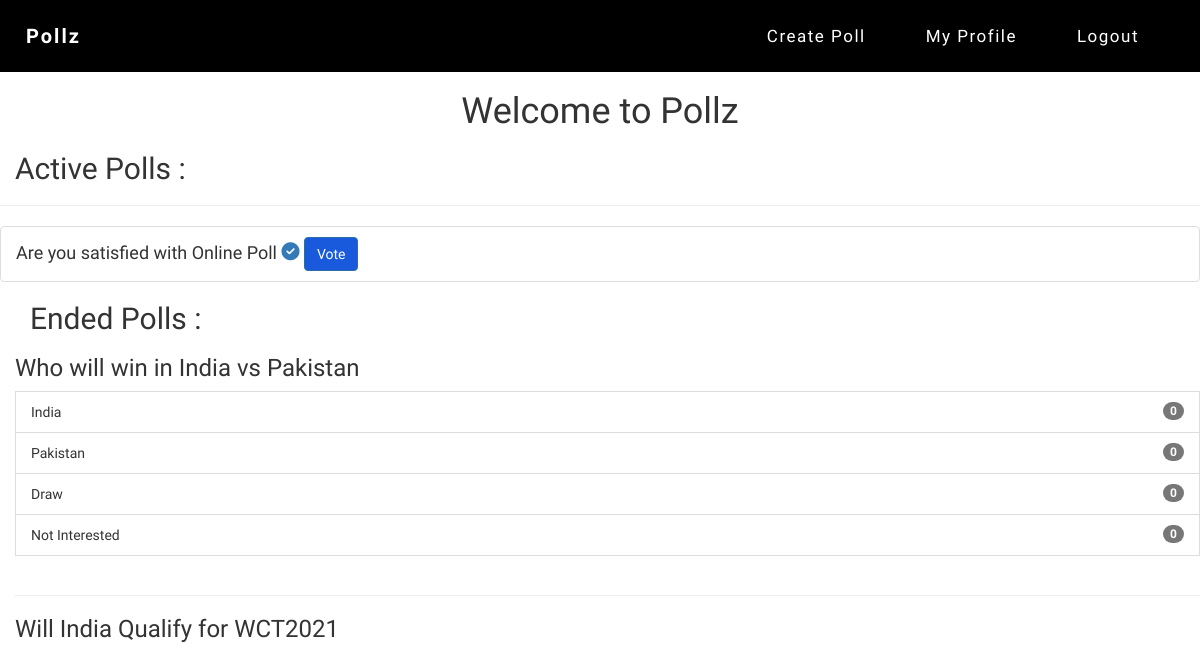
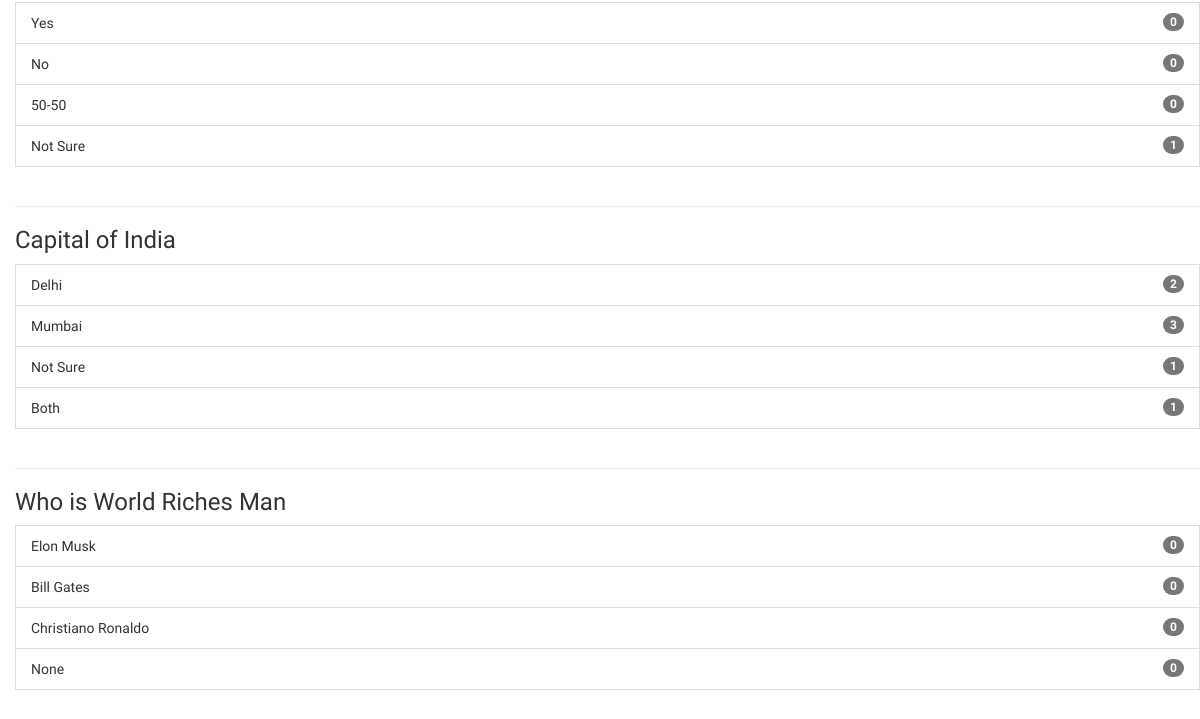
The app's page / (signed in, upper part), older data (2 pictures, top to bottom).
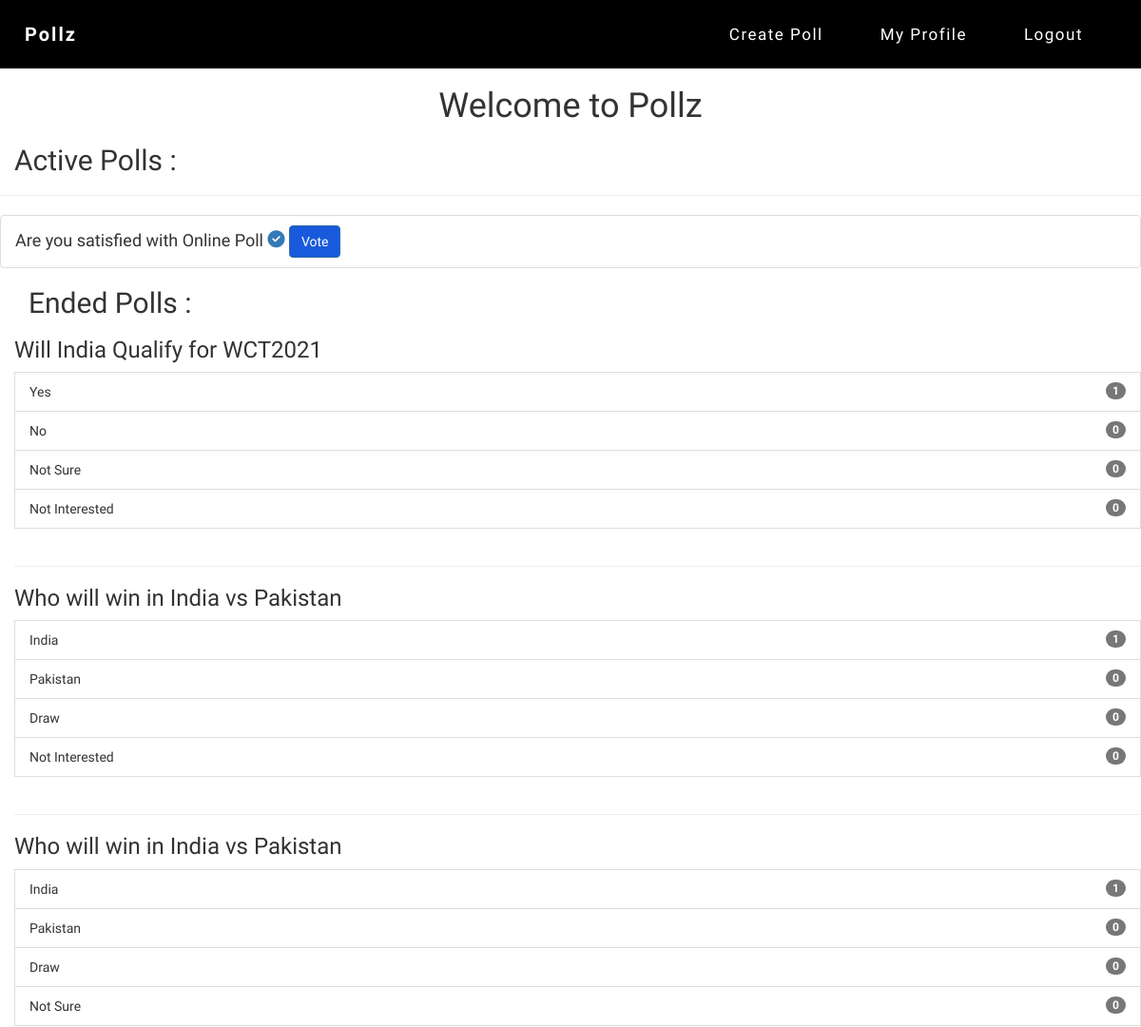
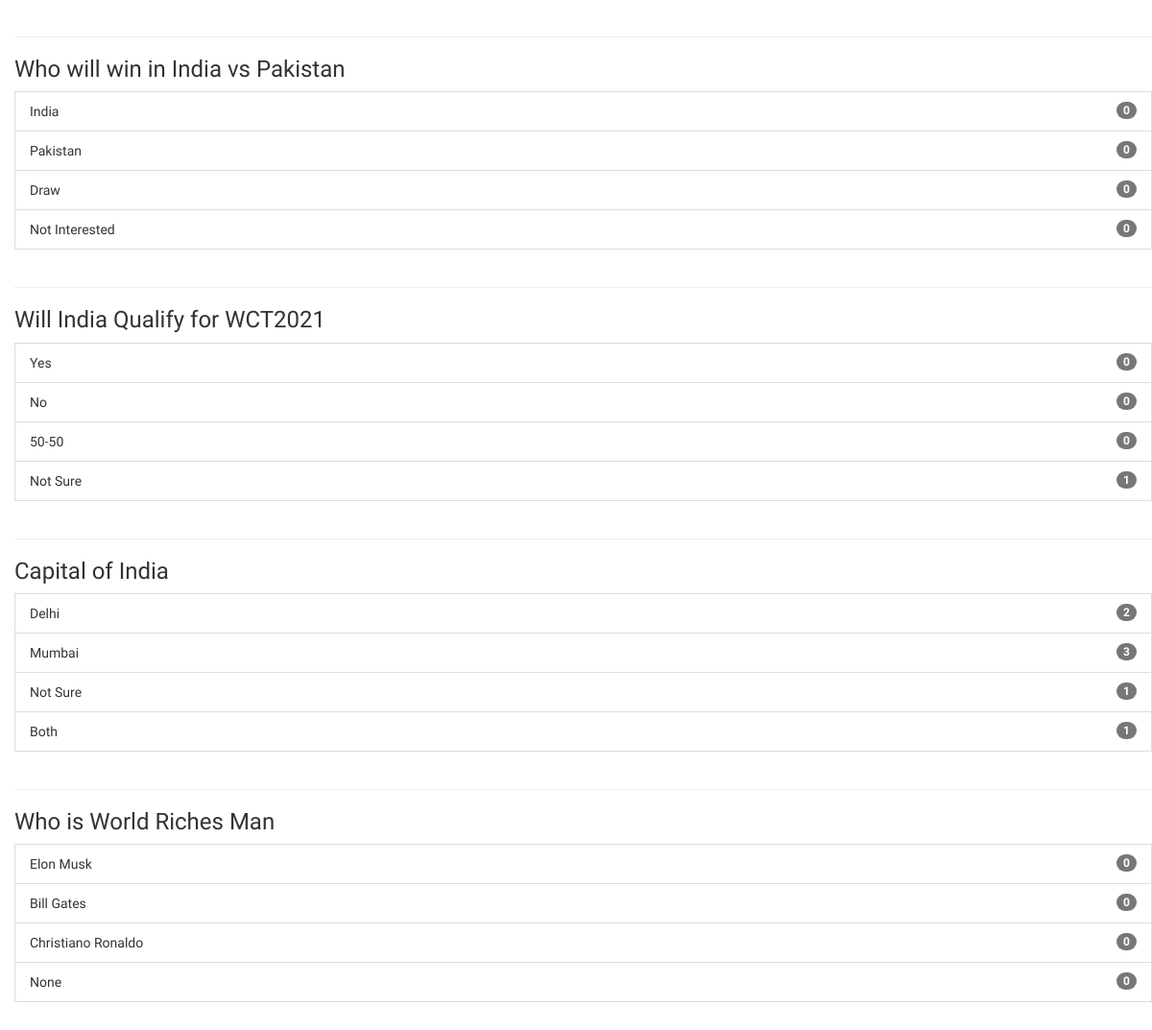
The same page, newer data (2 pictures, top to bottom).
### polls/models.py (models this page shows)
class Poll(models.Model):
    id = models.AutoField(primary_key=True)
    username = models.CharField(max_length=50)
    topic = models.CharField(max_length=1000)
    choice_one = models.CharField(max_length=1000)
    choice_two = models.CharField(max_length=1000)
    choice_three = models.CharField(max_length=1000)
    choice_four = models.CharField(max_length=1000)
    choice_one_vote = models.IntegerField(max_length=100)
    choice_two_vote = models.IntegerField(max_length=100)
    choice_three_vote = models.IntegerField(max_length=100)
    choice_four_vote = models.IntegerField(max_length=100)
    poll_date = models.DateField()
    poll_status = models.BooleanField()

### polls/views.py (the view)
# urls.py: path('',views.index,name='index'),
def index(request):
    if not request.session.get('username'):
        return redirect('/login')
    data = Poll.objects.filter(poll_status=True).order_by('-poll_date')
    ndata = Poll.objects.filter(poll_status=False).order_by('-poll_date')
    context = {
        'poll_data' : data,
        'npoll_data':ndata
    }
    return render(request,'index.html',context)

### templates/index.html (shortened to what this page needs)
<!DOCTYPE html>
<html lang="en">
<head>
    <link rel="stylesheet" href="https://maxcdn.bootstrapcdn.com/bootstrap/3.3.7/css/bootstrap.min.css">
    <link rel="stylesheet" href="https://cdnjs.cloudflare.com/ajax/libs/font-awesome/5.15.3/css/all.min.css"
 />
    <link rel="stylesheet" href="./static/main.css">
</head>
<html>
<body onload="hello()">
    <nav id="postoblog-logo" class="navbar">
        <div class="container-fluid">
            <div class="navbar-header">
                <a id="logo" class="navbar-brand" href="/">Pollz</a>
            </div>
            <div class="collapse navbar-collapse" id="myNavbar">
                <ul id="link" class="nav navbar-nav navbar-right">
                    <li class="nav-item link1"><a href="/addpoll">
                        Create Poll
                    </a>
                </li>
                    <li class="nav-item link1"><a href="/profile">
                            My Profile
                        </a>
                    </li>
                    <li class="nav-item link1"><a href="/logout">
                            Logout
                        </a>
                    </li>
                    </ul>
                </div>
        </div>
    </nav>
    <ul class="list-group">
        <h1><center>Welcome to Pollz</center></h1>
        <h2 style="margin-left: 15px;">Active Polls : </h2>
        <hr>
        {% for data in poll_data %}
        <h4>
            <li class="list-group-item">
                    {{data.topic}}
                <a href="">
                    <i class="fas fa-check-circle ml-2"></i>
                </a>
                <a href='/vote/{{data.id}}' class="ml-3 btn btn-primary" data-toggle="tooltip" data-placement="top"
                    title="Vote"> Vote
                </a>
            </li>
        </h4>
        {% endfor %}
    </ul>
    <ul class="list-group" style="margin-left: 15px;">
            <h2 style="margin-left: 15px;">Ended Polls : </h2>
            {% for data in npoll_data %}
                <h3>{{data.topic}}</h3>
                <li class="list-group-item d-flex justify-content-between align-items-center">
                    {{data.choice_one}}
                    <span class="badge badge-primary badge-pill">{{data.choice_one_vote}}</span>
                </li>
                <li class="list-group-item d-flex justify-content-between align-items-center">
                    {{data.choice_two}}
                    <span class="badge badge-primary badge-pill">{{data.choice_two_vote}}</span>
                </li>
                <li class="list-group-item d-flex justify-content-between align-items-center">
                    {{data.choice_three}}
                    <span class="badge badge-primary badge-pill">{{data.choice_three_vote}}</span>
                </li>
                <li class="list-group-item d-flex justify-content-between align-items-center">
                    {{data.choice_four}}
                    <span class="badge badge-primary badge-pill">{{data.choice_four_vote}}</span>
                </li>
                <br>
                <hr>
            {% endfor %}
    </ul>
</body>
</html>

### static/main.css (style rules this page uses)
html { height: 100%; }
body { position: absolute; top: 0; bottom: 0; right: 0; left: 0; margin: auto; font-family: "Public Sans", sans-serif; }
h1, h2 { font-family: "Signika Negative", sans-serif; }
#postoblog-logo { border-radius: 0px; background: black; padding: 10px; font-size: 17px; margin-bottom: 0px; }
#logo { font-size: 20px; font-weight: bolder; color: #fff; letter-spacing: 2px; }
#link a { color: #fff; margin: 0 20px 0 10px; letter-spacing: 1.5px; }
.btn-primary, .dropdown-menu { background-color: #185adb; }

Row changes from the older to the newer data that the page shows:
added Poll: topic "Will India Qualify for WCT2021", choice_one "Yes", choice_one_vote "1", choice_two "No", choice_two_vote "0", choice_three "Not Sure", choice_three_vote "0", choice_four "Not Interested", choice_four_vote "0", shown under "Ended Polls :"
added Poll: topic "Who will win in India vs Pakistan", choice_one "India", choice_one_vote "1", choice_two "Pakistan", choice_two_vote "0", choice_three "Draw", choice_three_vote "0", choice_four "Not Interested", choice_four_vote "0", shown under "Ended Polls :"
added Poll: topic "Who will win in India vs Pakistan", choice_one "India", choice_one_vote "1", choice_two "Pakistan", choice_two_vote "0", choice_three "Draw", choice_three_vote "0", choice_four "Not Sure", choice_four_vote "0", shown under "Ended Polls :"
